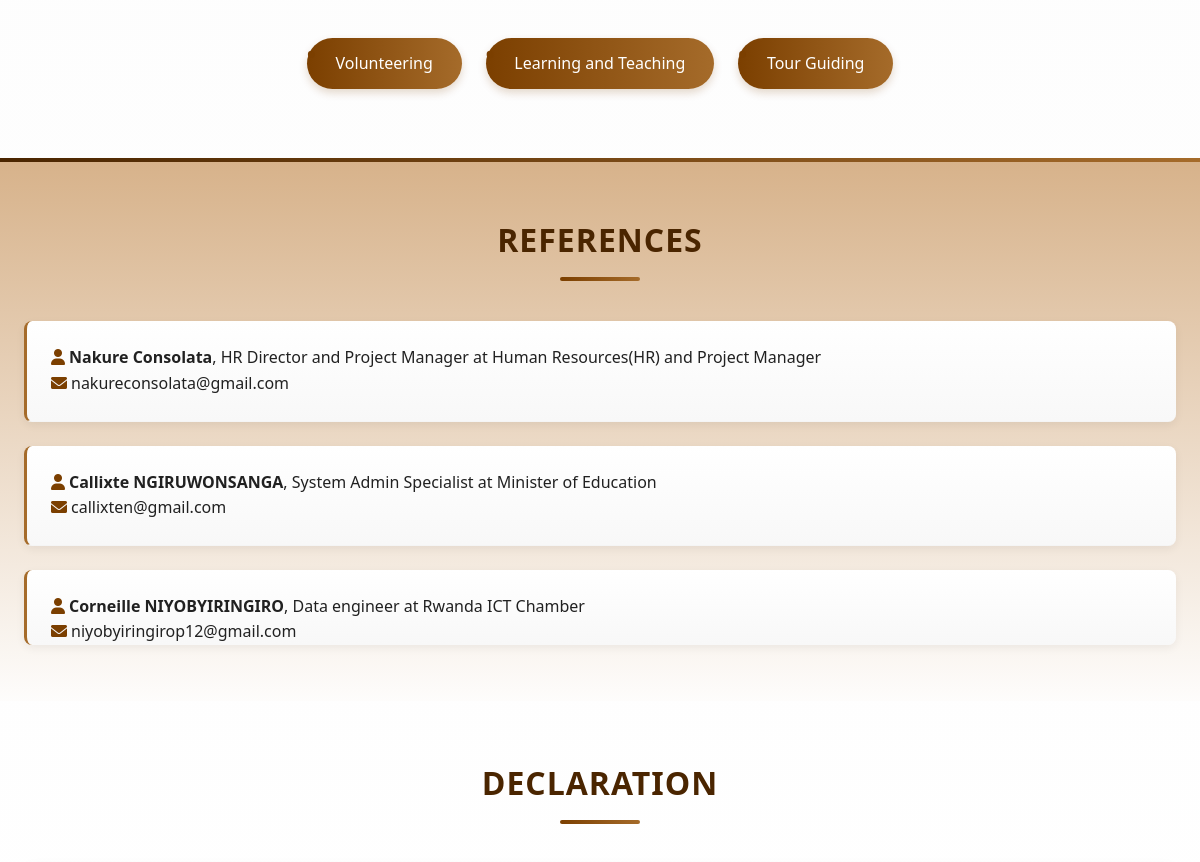
Page /about/ (middle part) on the earlier database version.
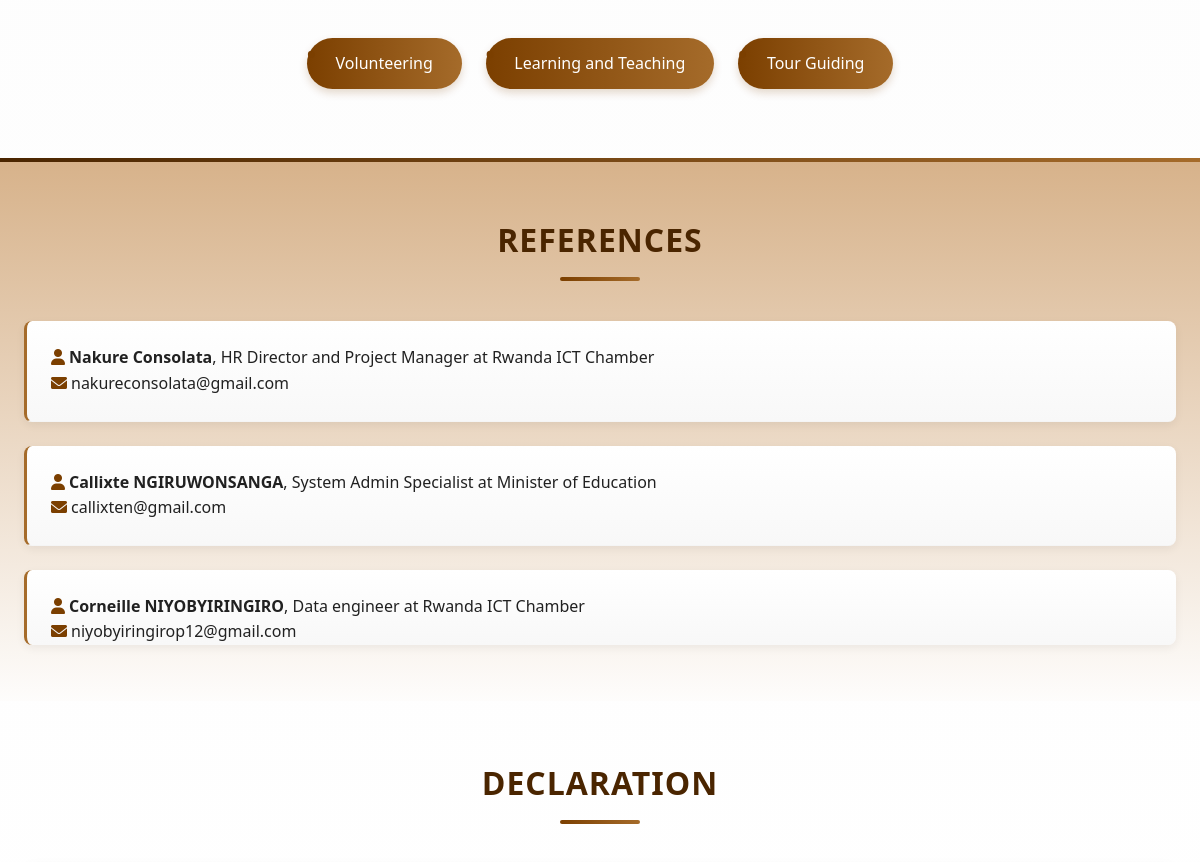
Same page on the later database version.
### portfolio/models.py (models this page shows, shortened)
class Reference(models.Model):
    name = models.CharField(max_length=100)
    position = models.CharField(max_length=200)
    organization = models.CharField(max_length=200)
    email = models.EmailField()

### portfolio/views.py (the view)
# urls.py: path('about/', views.about, name='about'),
def about(request):
    personal_info = PersonalInfo.objects.first()
    experiences = Experience.objects.all()
    education = Education.objects.all()
    skills = Skill.objects.all()
    certificates = Certificate.objects.all()
    references = Reference.objects.all()
    context = {
        'personal_info': personal_info,
        'experiences': experiences,
        'education': education,
        'skills': skills,
        'certificates': certificates,
        'references': references,
    }
    return render(request, 'portfolio/about.html', context)

### templates/portfolio/about.html (shortened to what this page needs)
{% extends 'base.html' %}
{% load static %}
{% block content %}
<section class="section">
    <div class="container">
        <ul class="interests-list">
            <li>Volunteering</li>
            <li>Learning and Teaching</li>
            <li>Tour Guiding</li>
        </ul>
    </div>
</section>
<section class="section bg-light">
    <div class="container">
        <h2 class="section-title">References</h2>
        <ul class="references-list">
            {% for ref in references %}
            <li>
                <b><i class="fas fa-user" style="color:#7B3F00; margin-right:4px;"></i>{{ ref.name }}</b>, {{ ref.position }}{% if ref.organization %} at {{ ref.organization }}{% endif %}<br>
                <a href="https://mail.google.com/mail/?view=cm&fs=1&to={{ ref.email }}" target="_blank" style="text-decoration:none; color:inherit;">
                    <i class="fas fa-envelope" style="color:#7B3F00; margin-right:4px;"></i>{{ ref.email }}
                </a>
            </li>
            {% empty %}
            <li>No references available.</li>
            {% endfor %}
        </ul>
    </div>
</section>
<section class="section">
    <div class="container">
        <h2 class="section-title">Declaration</h2>
    </div>
</section>
{% endblock %}

Differences in the rows shown:
changed Reference "Nakure Consolata": organization "Human Resources(HR) and Project Manager" → "Rwanda ICT Chamber"
